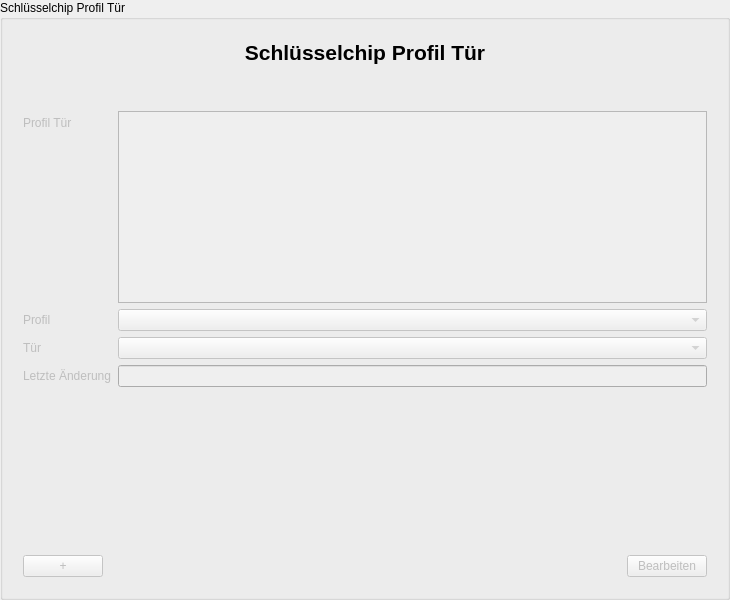
<?xml version="1.0" encoding="UTF-8" ?>
<ui version="4.0">
 <class>ChipCardProfileDoorInputArea</class>
 <widget class="QGroupBox" name="ChipCardProfileDoorInputArea">
  <property name="geometry">
   <rect>
    <x>0</x>
    <y>0</y>
    <width>730</width>
    <height>600</height>
   </rect>
  </property>
  <property name="windowTitle">
   <string>Schlüsselchip Profil Tür</string>
  </property>
  <property name="accessibleName">
   <string>ChipCardProfileInputDialog</string>
  </property>
  <property name="title">
   <string>Schlüsselchip Profil Tür</string>
  </property>
  <layout class="QGridLayout" name="gridLayout_3">
   <item row="0" column="0">
    <widget class="QWidget" name="GroupBox" native="true">
     <layout class="QVBoxLayout" name="verticalLayout_3">
      <item>
       <layout class="QVBoxLayout" name="verticalLayout">
        <item>
         <widget class="QLabel" name="label_Header">
          <property name="font">
           <font>
            <pointsize>16</pointsize>
            <weight>75</weight>
            <bold>true</bold>
           </font>
          </property>
          <property name="text">
           <string>Schlüsselchip Profil Tür</string>
          </property>
          <property name="alignment">
           <set>Qt::AlignCenter</set>
          </property>
         </widget>
        </item>
       </layout>
      </item>
      <item>
       <spacer name="verticalSpacer_2">
        <property name="orientation">
         <enum>Qt::Vertical</enum>
        </property>
        <property name="sizeType">
         <enum>QSizePolicy::Preferred</enum>
        </property>
        <property name="sizeHint" stdset="0">
         <size>
          <width>20</width>
          <height>40</height>
         </size>
        </property>
       </spacer>
      </item>
      <item>
       <layout class="QFormLayout" name="formLayout">
        <item row="0" column="0">
         <widget class="QLabel" name="profileDoorLabel">
          <property name="enabled">
           <bool>false</bool>
          </property>
          <property name="text">
           <string>Profil Tür</string>
          </property>
          <property name="buddy">
           <cstring>profileDoorListView</cstring>
          </property>
         </widget>
        </item>
        <item row="1" column="0">
         <widget class="QLabel" name="profileLabel">
          <property name="enabled">
           <bool>false</bool>
          </property>
          <property name="text">
           <string>Profil</string>
          </property>
          <property name="buddy">
           <cstring>profileComboBox</cstring>
          </property>
         </widget>
        </item>
        <item row="1" column="1">
         <widget class="QComboBox" name="profileComboBox">
          <property name="enabled">
           <bool>false</bool>
          </property>
         </widget>
        </item>
        <item row="2" column="0">
         <widget class="QLabel" name="doorLabel">
          <property name="enabled">
           <bool>false</bool>
          </property>
          <property name="text">
           <string>Tür</string>
          </property>
          <property name="buddy">
           <cstring>doorComboBox</cstring>
          </property>
         </widget>
        </item>
        <item row="2" column="1">
         <widget class="QComboBox" name="doorComboBox">
          <property name="enabled">
           <bool>false</bool>
          </property>
         </widget>
        </item>
        <item row="3" column="0">
         <widget class="QLabel" name="lastUpdateLabel">
          <property name="enabled">
           <bool>false</bool>
          </property>
          <property name="text">
           <string>Letzte Änderung</string>
          </property>
          <property name="buddy">
           <cstring>lastUpdateLineEdit</cstring>
          </property>
         </widget>
        </item>
        <item row="0" column="1">
         <widget class="QListView" name="profileDoorListView">
          <property name="enabled">
           <bool>false</bool>
          </property>
         </widget>
        </item>
        <item row="3" column="1">
         <widget class="QLineEdit" name="lastUpdateLineEdit">
          <property name="enabled">
           <bool>false</bool>
          </property>
         </widget>
        </item>
       </layout>
      </item>
      <item>
       <spacer name="verticalSpacer">
        <property name="orientation">
         <enum>Qt::Vertical</enum>
        </property>
        <property name="sizeHint" stdset="0">
         <size>
          <width>20</width>
          <height>40</height>
         </size>
        </property>
       </spacer>
      </item>
      <item>
       <layout class="QHBoxLayout" name="horizontalLayout">
        <item>
         <widget class="QPushButton" name="addPushButton">
          <property name="enabled">
           <bool>false</bool>
          </property>
          <property name="text">
           <string>+</string>
          </property>
         </widget>
        </item>
        <item>
         <spacer name="horizontalSpacer">
          <property name="orientation">
           <enum>Qt::Horizontal</enum>
          </property>
          <property name="sizeHint" stdset="0">
           <size>
            <width>40</width>
            <height>20</height>
           </size>
          </property>
         </spacer>
        </item>
        <item>
         <widget class="QPushButton" name="editFinishPushButton">
          <property name="enabled">
           <bool>false</bool>
          </property>
          <property name="text">
           <string>Bearbeiten</string>
          </property>
         </widget>
        </item>
       </layout>
      </item>
     </layout>
    </widget>
   </item>
  </layout>
 </widget>
 <tabstops>
  <tabstop>profileDoorListView</tabstop>
  <tabstop>profileComboBox</tabstop>
  <tabstop>doorComboBox</tabstop>
  <tabstop>lastUpdateLineEdit</tabstop>
  <tabstop>addPushButton</tabstop>
  <tabstop>editFinishPushButton</tabstop>
 </tabstops>
 <resources />
 <connections />
</ui>
